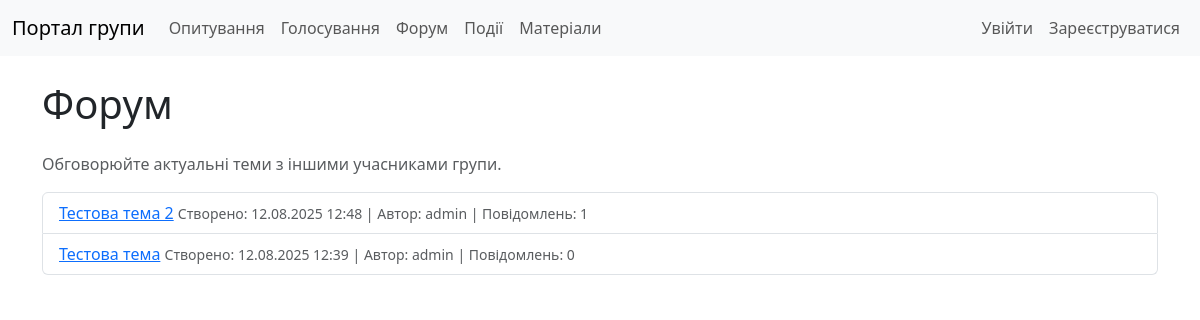
/forum/, run on an earlier commit of the app's database.
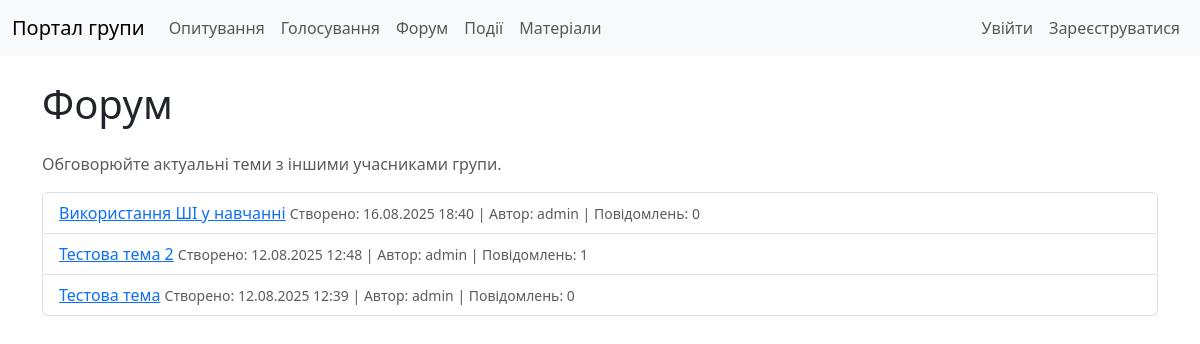
And on a later commit of the database.
### forum/models.py (models this page shows, shortened)
class Topic(models.Model):
    title = models.CharField(max_length=200)
    description = models.TextField(blank=True, null=True)
    created_by = models.ForeignKey(User, on_delete=models.CASCADE, related_name='topics')
    created_at = models.DateTimeField(auto_now_add=True)
    is_active = models.BooleanField(default=True)
    class Meta:
        verbose_name = 'Topic'
        verbose_name_plural = 'Topics'

### forum/views.py (the view)
# urls.py: path('', views.TopicListView.as_view(), name='topic_list'),
class TopicListView(ListView):
    model = Topic
    template_name = 'forum/topic_list.html'
    context_object_name = 'topics'
    queryset = Topic.objects.filter(is_active=True).order_by('-created_at')

### templates/forum/topic_list.html (shortened to what this page needs)
{% extends 'base.html' %}
{% block content %}
    <h1 class="my-4">Форум</h1>
    <p class="text-muted">Обговорюйте актуальні теми з іншими учасниками групи.</p>
    {% if topics %}
        <ul class="list-group mb-4">
            {% for topic in topics %}
                <li class="list-group-item">
                    <a href="{% url 'forum:topic_detail' topic.pk %}">{{ topic.title }}</a>
                    <small class="text-muted">
                        Створено: {{ topic.created_at|date:"d.m.Y H:i" }} |
                        Автор: {{ topic.created_by.username }} |
                        Повідомлень: {{ topic.posts.count }}
                    </small>
                </li>
            {% endfor %}
        </ul>
    {% else %}
        <p class="alert alert-info">Наразі немає тем для обговорення.</p>
    {% endif %}
{% endblock %}

What changed in the data, as far as the page shows it:
added Topic: title "Використання ШІ у навчанні", created_at "16.08.2025 18:40", created_by.username "admin", posts.count "0"
